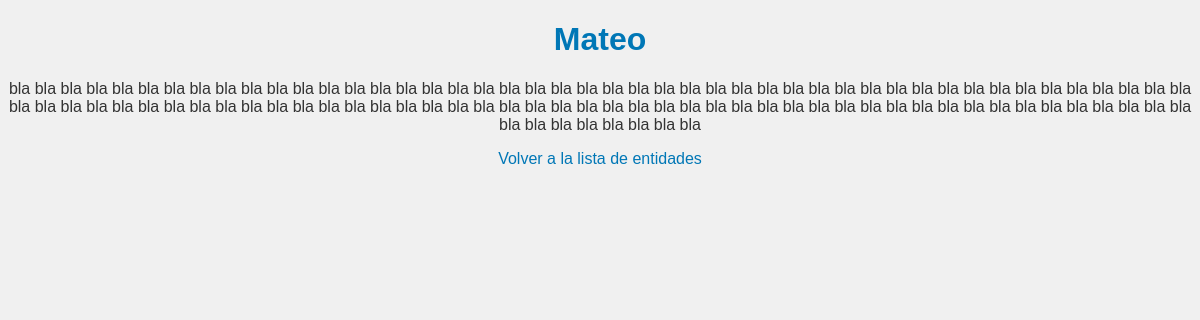
/mi_aplicacion/17/, run on the app's committed database.
### mi_aplicacion/models.py (models this page shows, shortened)
class Entidad(models.Model):
    nombre = models.CharField(max_length=100)
    descripcion = models.TextField()

### mi_aplicacion/views.py (the view)
# urls.py: path('<int:entidad_id>/', detalle_entidad, name='detalle_entidad'),
def detalle_entidad(request, entidad_id):
    entidad = get_object_or_404(Entidad, id=entidad_id)
    return render(request, 'mi_aplicacion/detalle_entidad.html', {'entidad': entidad})

### mi_aplicacion/templates/mi_aplicacion/detalle_entidad.html (shortened to what this page needs)
{% load static %}
<!DOCTYPE html>
<html lang="es">
<head>
    <link rel="stylesheet" href="{% static 'css/styles.css' %}">
</head>
<body>
    <h1>{{ entidad.nombre }}</h1>
    <p>{{ entidad.descripcion }}</p>
    <a href="{% url 'listar_entidades' %}">Volver a la lista de entidades</a>
</body>
</html>

### mi_aplicacion/static/css/styles.css (style rules this page uses)
body { font-family: Arial, sans-serif; text-align: center; background-color: #f0f0f0; margin: 0; padding: 0; }
h1 { color: #0077b6; }
p { color: #333; }
a { color: #0077b6; text-decoration: none; transition: color 0.3s; }

### data on the page
Entidad: nombre "Mateo", descripcion "bla bla bla bla bla bla bla bla bla bla bla bla bla bla bla bla bla bla bla bla bla bla bla bla bla bla bla bla bla bla bla bla bla bla bla bla bla bla bla bla bla bla bla bla bla bla bla bla bla bla bla bla bla bla bla bla bla bla bla bla bla bla bla bla bla bla bla bla bla bla bla bla bla bla bla bla bla bla bla bla bla bla bla bla bla bla bla bla bla bla bla bla bla bla bla bla bla bla bla bla"
